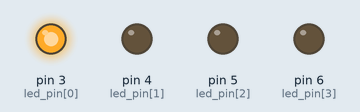
Recording of a sketch running on a simulated Arduino Uno, built with avr-gcc and run on an emulated ATmega328P. Parts: output pins drawn as LEDs (lit = HIGH).

Above: at 0.5 s.
At 1.5 s:
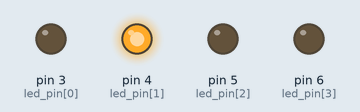
At 2.5 s:
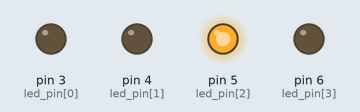
At 3.5 s:
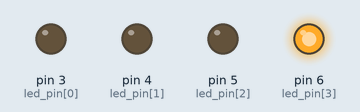
Timing chart, 0 to 5.2 s (numbered marks = the images above):
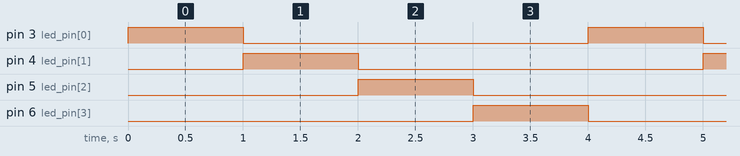

Measured:
- by itself, pin 3 (led_pin[0]), pin 4 (led_pin[1]), pin 5 (led_pin[2]), pin 6 (led_pin[3]): alternates HIGH for 1.0 s and LOW for 3.0 s
- by itself, everything shown: repeats every 4.0 s, in 4 steps

The sketch:

app.ino
```cpp
// 4개의 순차점멸(LED 풀업 연결) 배열 이동
const int led_pin[4] = {3, 4, 5, 6}; // LED 연결 핀번호

const int led_out[4][4] = {
    {1, 0, 0, 0},
    {0, 1, 0, 0},
    {0, 0, 1, 0},
    {0, 0, 0, 1}
    };
int out_no = 0;

void setup()
{
    int n;

    for(n = 0; n < 4; n++){
        pinMode(led_pin[n], OUTPUT);
        digitalWrite(led_pin[n], LOW);
    }
}

void loop()
{

    int n;

    for(n=0; n<4; n++){
        digitalWrite(led_pin[n], led_out[out_no][n]);

    }

    out_no++;
    if(out_no ==4)
    out_no = 0;

    delay(1000);
}
```
